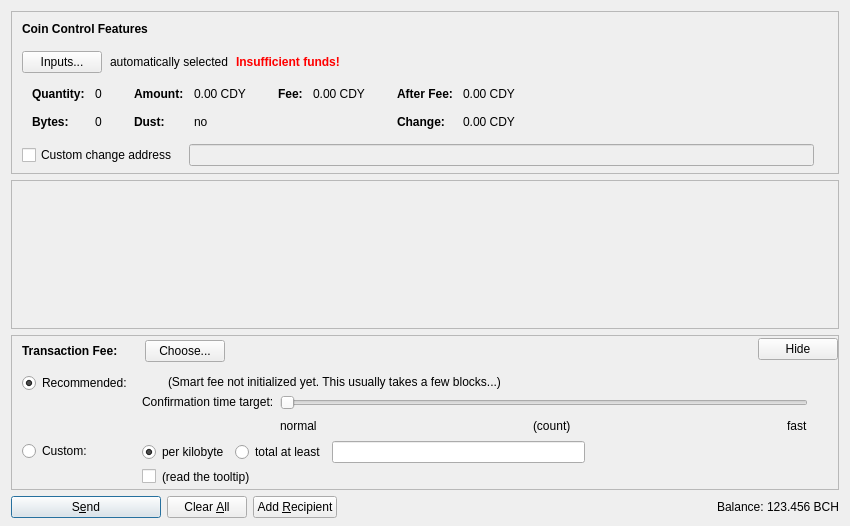
<?xml version="1.0" encoding="UTF-8"?>
<ui version="4.0">
 <class>SendCoinsDialog</class>
 <widget class="QDialog" name="SendCoinsDialog">
  <property name="geometry">
   <rect>
    <x>0</x>
    <y>0</y>
    <width>850</width>
    <height>526</height>
   </rect>
  </property>
  <property name="windowTitle">
   <string>Send Coins</string>
  </property>
  <layout class="QVBoxLayout" name="verticalLayout" stretch="0,1,0,0">
   <property name="bottomMargin">
    <number>8</number>
   </property>
   <item>
    <widget class="QFrame" name="frameCoinControl">
     <property name="sizePolicy">
      <sizepolicy hsizetype="Expanding" vsizetype="Expanding">
       <horstretch>0</horstretch>
       <verstretch>0</verstretch>
      </sizepolicy>
     </property>
     <property name="maximumSize">
      <size>
       <width>16777215</width>
       <height>16777215</height>
      </size>
     </property>
     <property name="frameShape">
      <enum>QFrame::StyledPanel</enum>
     </property>
     <property name="frameShadow">
      <enum>QFrame::Sunken</enum>
     </property>
     <layout class="QVBoxLayout" name="verticalLayoutCoinControl2">
      <property name="spacing">
       <number>0</number>
      </property>
      <property name="leftMargin">
       <number>0</number>
      </property>
      <property name="topMargin">
       <number>0</number>
      </property>
      <property name="rightMargin">
       <number>0</number>
      </property>
      <property name="bottomMargin">
       <number>6</number>
      </property>
      <item>
       <layout class="QVBoxLayout" name="verticalLayoutCoinControl" stretch="0,0,0,0,1">
        <property name="spacing">
         <number>0</number>
        </property>
        <property name="leftMargin">
         <number>10</number>
        </property>
        <property name="topMargin">
         <number>10</number>
        </property>
        <item>
         <layout class="QHBoxLayout" name="horizontalLayoutCoinControl1">
          <property name="bottomMargin">
           <number>15</number>
          </property>
          <item>
           <widget class="QLabel" name="labelCoinControlFeatures">
            <property name="sizePolicy">
             <sizepolicy hsizetype="Preferred" vsizetype="Maximum">
              <horstretch>0</horstretch>
              <verstretch>0</verstretch>
             </sizepolicy>
            </property>
            <property name="font">
             <font>
              <weight>75</weight>
              <bold>true</bold>
             </font>
            </property>
            <property name="styleSheet">
             <string notr="true">font-weight:bold;</string>
            </property>
            <property name="text">
             <string>Coin Control Features</string>
            </property>
           </widget>
          </item>
         </layout>
        </item>
        <item>
         <layout class="QHBoxLayout" name="horizontalLayoutCoinControl2" stretch="0,0,0,0">
          <property name="spacing">
           <number>8</number>
          </property>
          <property name="bottomMargin">
           <number>10</number>
          </property>
          <item>
           <widget class="QPushButton" name="pushButtonCoinControl">
            <property name="styleSheet">
             <string notr="true"/>
            </property>
            <property name="text">
             <string>Inputs...</string>
            </property>
            <property name="autoDefault">
             <bool>false</bool>
            </property>
           </widget>
          </item>
          <item>
           <widget class="QLabel" name="labelCoinControlAutomaticallySelected">
            <property name="text">
             <string>automatically selected</string>
            </property>
            <property name="margin">
             <number>5</number>
            </property>
           </widget>
          </item>
          <item>
           <widget class="QLabel" name="labelCoinControlInsuffFunds">
            <property name="font">
             <font>
              <weight>75</weight>
              <bold>true</bold>
             </font>
            </property>
            <property name="styleSheet">
             <string notr="true">color:red;font-weight:bold;</string>
            </property>
            <property name="text">
             <string>Insufficient funds!</string>
            </property>
            <property name="margin">
             <number>5</number>
            </property>
           </widget>
          </item>
          <item>
           <spacer name="horizontalSpacerCoinControl">
            <property name="orientation">
             <enum>Qt::Horizontal</enum>
            </property>
            <property name="sizeHint" stdset="0">
             <size>
              <width>40</width>
              <height>1</height>
             </size>
            </property>
           </spacer>
          </item>
         </layout>
        </item>
        <item>
         <widget class="QWidget" name="widgetCoinControl" native="true">
          <property name="sizePolicy">
           <sizepolicy hsizetype="Preferred" vsizetype="Preferred">
            <horstretch>0</horstretch>
            <verstretch>0</verstretch>
           </sizepolicy>
          </property>
          <property name="minimumSize">
           <size>
            <width>0</width>
            <height>0</height>
           </size>
          </property>
          <property name="styleSheet">
           <string notr="true"/>
          </property>
          <layout class="QHBoxLayout" name="horizontalLayoutCoinControl5">
           <property name="leftMargin">
            <number>0</number>
           </property>
           <property name="topMargin">
            <number>0</number>
           </property>
           <property name="rightMargin">
            <number>0</number>
           </property>
           <property name="bottomMargin">
            <number>0</number>
           </property>
           <item>
            <layout class="QHBoxLayout" name="horizontalLayoutCoinControl3" stretch="0,0,0,1">
             <property name="spacing">
              <number>20</number>
             </property>
             <property name="topMargin">
              <number>0</number>
             </property>
             <property name="bottomMargin">
              <number>10</number>
             </property>
             <item>
              <layout class="QFormLayout" name="formLayoutCoinControl1">
               <property name="horizontalSpacing">
                <number>10</number>
               </property>
               <property name="verticalSpacing">
                <number>14</number>
               </property>
               <property name="leftMargin">
                <number>10</number>
               </property>
               <property name="topMargin">
                <number>4</number>
               </property>
               <property name="rightMargin">
                <number>6</number>
               </property>
               <item row="0" column="0">
                <widget class="QLabel" name="labelCoinControlQuantityText">
                 <property name="font">
                  <font>
                   <weight>75</weight>
                   <bold>true</bold>
                  </font>
                 </property>
                 <property name="text">
                  <string>Quantity:</string>
                 </property>
                 <property name="margin">
                  <number>0</number>
                 </property>
                </widget>
               </item>
               <item row="0" column="1">
                <widget class="QLabel" name="labelCoinControlQuantity">
                 <property name="cursor">
                  <cursorShape>IBeamCursor</cursorShape>
                 </property>
                 <property name="contextMenuPolicy">
                  <enum>Qt::ActionsContextMenu</enum>
                 </property>
                 <property name="text">
                  <string notr="true">0</string>
                 </property>
                 <property name="margin">
                  <number>0</number>
                 </property>
                 <property name="textInteractionFlags">
                  <set>Qt::LinksAccessibleByMouse|Qt::TextSelectableByKeyboard|Qt::TextSelectableByMouse</set>
                 </property>
                </widget>
               </item>
               <item row="1" column="0">
                <widget class="QLabel" name="labelCoinControlBytesText">
                 <property name="font">
                  <font>
                   <weight>75</weight>
                   <bold>true</bold>
                  </font>
                 </property>
                 <property name="text">
                  <string>Bytes:</string>
                 </property>
                </widget>
               </item>
               <item row="1" column="1">
                <widget class="QLabel" name="labelCoinControlBytes">
                 <property name="cursor">
                  <cursorShape>IBeamCursor</cursorShape>
                 </property>
                 <property name="contextMenuPolicy">
                  <enum>Qt::ActionsContextMenu</enum>
                 </property>
                 <property name="text">
                  <string notr="true">0</string>
                 </property>
                 <property name="textInteractionFlags">
                  <set>Qt::LinksAccessibleByMouse|Qt::TextSelectableByKeyboard|Qt::TextSelectableByMouse</set>
                 </property>
                </widget>
               </item>
              </layout>
             </item>
             <item>
              <layout class="QFormLayout" name="formLayoutCoinControl2">
               <property name="horizontalSpacing">
                <number>10</number>
               </property>
               <property name="verticalSpacing">
                <number>14</number>
               </property>
               <property name="leftMargin">
                <number>6</number>
               </property>
               <property name="topMargin">
                <number>4</number>
               </property>
               <property name="rightMargin">
                <number>6</number>
               </property>
               <item row="0" column="0">
                <widget class="QLabel" name="labelCoinControlAmountText">
                 <property name="font">
                  <font>
                   <weight>75</weight>
                   <bold>true</bold>
                  </font>
                 </property>
                 <property name="text">
                  <string>Amount:</string>
                 </property>
                 <property name="margin">
                  <number>0</number>
                 </property>
                </widget>
               </item>
               <item row="0" column="1">
                <widget class="QLabel" name="labelCoinControlAmount">
                 <property name="cursor">
                  <cursorShape>IBeamCursor</cursorShape>
                 </property>
                 <property name="contextMenuPolicy">
                  <enum>Qt::ActionsContextMenu</enum>
                 </property>
                 <property name="text">
                  <string notr="true">0.00 CDY</string>
                 </property>
                 <property name="textInteractionFlags">
                  <set>Qt::LinksAccessibleByMouse|Qt::TextSelectableByKeyboard|Qt::TextSelectableByMouse</set>
                 </property>
                </widget>
               </item>
               <item row="1" column="0">
                <widget class="QLabel" name="labelCoinControlLowOutputText">
                 <property name="font">
                  <font>
                   <weight>75</weight>
                   <bold>true</bold>
                  </font>
                 </property>
                 <property name="text">
                  <string>Dust:</string>
                 </property>
                </widget>
               </item>
               <item row="1" column="1">
                <widget class="QLabel" name="labelCoinControlLowOutput">
                 <property name="cursor">
                  <cursorShape>IBeamCursor</cursorShape>
                 </property>
                 <property name="contextMenuPolicy">
                  <enum>Qt::ActionsContextMenu</enum>
                 </property>
                 <property name="text">
                  <string notr="true">no</string>
                 </property>
                 <property name="textInteractionFlags">
                  <set>Qt::LinksAccessibleByMouse|Qt::TextSelectableByKeyboard|Qt::TextSelectableByMouse</set>
                 </property>
                </widget>
               </item>
              </layout>
             </item>
             <item>
              <layout class="QFormLayout" name="formLayoutCoinControl3">
               <property name="horizontalSpacing">
                <number>10</number>
               </property>
               <property name="verticalSpacing">
                <number>14</number>
               </property>
               <property name="leftMargin">
                <number>6</number>
               </property>
               <property name="topMargin">
                <number>4</number>
               </property>
               <property name="rightMargin">
                <number>6</number>
               </property>
               <item row="0" column="0">
                <widget class="QLabel" name="labelCoinControlFeeText">
                 <property name="font">
                  <font>
                   <weight>75</weight>
                   <bold>true</bold>
                  </font>
                 </property>
                 <property name="text">
                  <string>Fee:</string>
                 </property>
                 <property name="margin">
                  <number>0</number>
                 </property>
                </widget>
               </item>
               <item row="0" column="1">
                <widget class="QLabel" name="labelCoinControlFee">
                 <property name="cursor">
                  <cursorShape>IBeamCursor</cursorShape>
                 </property>
                 <property name="contextMenuPolicy">
                  <enum>Qt::ActionsContextMenu</enum>
                 </property>
                 <property name="text">
                  <string notr="true">0.00 CDY</string>
                 </property>
                 <property name="textInteractionFlags">
                  <set>Qt::LinksAccessibleByMouse|Qt::TextSelectableByKeyboard|Qt::TextSelectableByMouse</set>
                 </property>
                </widget>
               </item>
              </layout>
             </item>
             <item>
              <layout class="QFormLayout" name="formLayoutCoinControl4">
               <property name="horizontalSpacing">
                <number>10</number>
               </property>
               <property name="verticalSpacing">
                <number>14</number>
               </property>
               <property name="leftMargin">
                <number>6</number>
               </property>
               <property name="topMargin">
                <number>4</number>
               </property>
               <property name="rightMargin">
                <number>6</number>
               </property>
               <item row="0" column="0">
                <widget class="QLabel" name="labelCoinControlAfterFeeText">
                 <property name="font">
                  <font>
                   <weight>75</weight>
                   <bold>true</bold>
                  </font>
                 </property>
                 <property name="text">
                  <string>After Fee:</string>
                 </property>
                 <property name="margin">
                  <number>0</number>
                 </property>
                </widget>
               </item>
               <item row="0" column="1">
                <widget class="QLabel" name="labelCoinControlAfterFee">
                 <property name="cursor">
                  <cursorShape>IBeamCursor</cursorShape>
                 </property>
                 <property name="contextMenuPolicy">
                  <enum>Qt::ActionsContextMenu</enum>
                 </property>
                 <property name="text">
                  <string notr="true">0.00 CDY</string>
                 </property>
                 <property name="textInteractionFlags">
                  <set>Qt::LinksAccessibleByMouse|Qt::TextSelectableByKeyboard|Qt::TextSelectableByMouse</set>
                 </property>
                </widget>
               </item>
               <item row="1" column="0">
                <widget class="QLabel" name="labelCoinControlChangeText">
                 <property name="font">
                  <font>
                   <weight>75</weight>
                   <bold>true</bold>
                  </font>
                 </property>
                 <property name="text">
                  <string>Change:</string>
                 </property>
                </widget>
               </item>
               <item row="1" column="1">
                <widget class="QLabel" name="labelCoinControlChange">
                 <property name="cursor">
                  <cursorShape>IBeamCursor</cursorShape>
                 </property>
                 <property name="contextMenuPolicy">
                  <enum>Qt::ActionsContextMenu</enum>
                 </property>
                 <property name="text">
                  <string notr="true">0.00 CDY</string>
                 </property>
                 <property name="textInteractionFlags">
                  <set>Qt::LinksAccessibleByMouse|Qt::TextSelectableByKeyboard|Qt::TextSelectableByMouse</set>
                 </property>
                </widget>
               </item>
              </layout>
             </item>
            </layout>
           </item>
          </layout>
         </widget>
        </item>
        <item>
         <layout class="QHBoxLayout" name="horizontalLayoutCoinControl4" stretch="0,0,0">
          <property name="spacing">
           <number>12</number>
          </property>
          <property name="sizeConstraint">
           <enum>QLayout::SetDefaultConstraint</enum>
          </property>
          <property name="topMargin">
           <number>5</number>
          </property>
          <property name="rightMargin">
           <number>5</number>
          </property>
          <item>
           <widget class="QCheckBox" name="checkBoxCoinControlChange">
            <property name="toolTip">
             <string>If this is activated, but the change address is empty or invalid, change will be sent to a newly generated address.</string>
            </property>
            <property name="text">
             <string>Custom change address</string>
            </property>
           </widget>
          </item>
          <item>
           <widget class="QValidatedLineEdit" name="lineEditCoinControlChange">
            <property name="enabled">
             <bool>false</bool>
            </property>
            <property name="sizePolicy">
             <sizepolicy hsizetype="Expanding" vsizetype="Fixed">
              <horstretch>0</horstretch>
              <verstretch>0</verstretch>
             </sizepolicy>
            </property>
           </widget>
          </item>
          <item>
           <widget class="QLabel" name="labelCoinControlChangeLabel">
            <property name="sizePolicy">
             <sizepolicy hsizetype="Preferred" vsizetype="Expanding">
              <horstretch>0</horstretch>
              <verstretch>0</verstretch>
             </sizepolicy>
            </property>
            <property name="minimumSize">
             <size>
              <width>0</width>
              <height>0</height>
             </size>
            </property>
            <property name="text">
             <string/>
            </property>
            <property name="margin">
             <number>3</number>
            </property>
           </widget>
          </item>
         </layout>
        </item>
        <item>
         <spacer name="verticalSpacerCoinControl">
          <property name="orientation">
           <enum>Qt::Vertical</enum>
          </property>
          <property name="sizeHint" stdset="0">
           <size>
            <width>800</width>
            <height>1</height>
           </size>
          </property>
         </spacer>
        </item>
       </layout>
      </item>
     </layout>
    </widget>
   </item>
   <item>
    <widget class="QScrollArea" name="scrollArea">
     <property name="widgetResizable">
      <bool>true</bool>
     </property>
     <widget class="QWidget" name="scrollAreaWidgetContents">
      <property name="geometry">
       <rect>
        <x>0</x>
        <y>0</y>
        <width>830</width>
        <height>104</height>
       </rect>
      </property>
      <layout class="QVBoxLayout" name="verticalLayout_2" stretch="0,1">
       <property name="leftMargin">
        <number>0</number>
       </property>
       <property name="topMargin">
        <number>0</number>
       </property>
       <property name="rightMargin">
        <number>0</number>
       </property>
       <property name="bottomMargin">
        <number>0</number>
       </property>
       <item>
        <layout class="QVBoxLayout" name="entries">
         <property name="spacing">
          <number>6</number>
         </property>
        </layout>
       </item>
       <item>
        <spacer name="verticalSpacer">
         <property name="orientation">
          <enum>Qt::Vertical</enum>
         </property>
         <property name="sizeHint" stdset="0">
          <size>
           <width>20</width>
           <height>40</height>
          </size>
         </property>
        </spacer>
       </item>
      </layout>
     </widget>
    </widget>
   </item>
   <item>
    <widget class="QFrame" name="frameFee">
     <property name="sizePolicy">
      <sizepolicy hsizetype="Expanding" vsizetype="Expanding">
       <horstretch>0</horstretch>
       <verstretch>0</verstretch>
      </sizepolicy>
     </property>
     <property name="maximumSize">
      <size>
       <width>16777215</width>
       <height>16777215</height>
      </size>
     </property>
     <property name="frameShape">
      <enum>QFrame::StyledPanel</enum>
     </property>
     <property name="frameShadow">
      <enum>QFrame::Sunken</enum>
     </property>
     <layout class="QVBoxLayout" name="verticalLayoutFee1">
      <property name="spacing">
       <number>0</number>
      </property>
      <property name="leftMargin">
       <number>0</number>
      </property>
      <property name="topMargin">
       <number>0</number>
      </property>
      <property name="rightMargin">
       <number>0</number>
      </property>
      <property name="bottomMargin">
       <number>0</number>
      </property>
      <item>
       <layout class="QVBoxLayout" name="verticalLayoutFee2" stretch="0,0,0">
        <property name="spacing">
         <number>0</number>
        </property>
        <property name="leftMargin">
         <number>10</number>
        </property>
        <property name="topMargin">
         <number>0</number>
        </property>
        <item>
         <layout class="QHBoxLayout" name="horizontalLayoutFee1">
          <property name="bottomMargin">
           <number>0</number>
          </property>
          <item>
           <layout class="QVBoxLayout" name="verticalLayoutFee7">
            <property name="spacing">
             <number>0</number>
            </property>
            <item>
             <spacer name="verticalSpacerSmartFee">
              <property name="orientation">
               <enum>Qt::Vertical</enum>
              </property>
              <property name="sizeType">
               <enum>QSizePolicy::Fixed</enum>
              </property>
              <property name="sizeHint" stdset="0">
               <size>
                <width>1</width>
                <height>4</height>
               </size>
              </property>
             </spacer>
            </item>
            <item>
             <layout class="QHBoxLayout" name="horizontalLayoutSmartFee">
              <property name="spacing">
               <number>10</number>
              </property>
              <item>
               <widget class="QLabel" name="labelFeeHeadline">
                <property name="sizePolicy">
                 <sizepolicy hsizetype="Preferred" vsizetype="Maximum">
                  <horstretch>0</horstretch>
                  <verstretch>0</verstretch>
                 </sizepolicy>
                </property>
                <property name="font">
                 <font>
                  <weight>75</weight>
                  <bold>true</bold>
                 </font>
                </property>
                <property name="styleSheet">
                 <string notr="true">font-weight:bold;</string>
                </property>
                <property name="text">
                 <string>Transaction Fee:</string>
                </property>
               </widget>
              </item>
              <item>
               <widget class="QLabel" name="labelFeeMinimized">
                <property name="text">
                 <string/>
                </property>
               </widget>
              </item>
              <item>
               <widget class="QPushButton" name="buttonChooseFee">
                <property name="text">
                 <string>Choose...</string>
                </property>
               </widget>
              </item>
             </layout>
            </item>
            <item>
             <spacer name="verticalSpacer_5">
              <property name="orientation">
               <enum>Qt::Vertical</enum>
              </property>
              <property name="sizeHint" stdset="0">
               <size>
                <width>1</width>
                <height>1</height>
               </size>
              </property>
             </spacer>
            </item>
           </layout>
          </item>
          <item>
           <spacer name="horizontalSpacer_4">
            <property name="orientation">
             <enum>Qt::Horizontal</enum>
            </property>
            <property name="sizeHint" stdset="0">
             <size>
              <width>40</width>
              <height>20</height>
             </size>
            </property>
           </spacer>
          </item>
          <item>
           <widget class="QPushButton" name="buttonMinimizeFee">
            <property name="toolTip">
             <string>collapse fee-settings</string>
            </property>
            <property name="text">
             <string>Hide</string>
            </property>
           </widget>
          </item>
         </layout>
        </item>
        <item>
         <widget class="QFrame" name="frameFeeSelection">
          <layout class="QVBoxLayout" name="verticalLayoutFee12">
           <property name="spacing">
            <number>0</number>
           </property>
           <property name="leftMargin">
            <number>0</number>
           </property>
           <property name="topMargin">
            <number>0</number>
           </property>
           <property name="rightMargin">
            <number>0</number>
           </property>
           <property name="bottomMargin">
            <number>0</number>
           </property>
           <item>
            <layout class="QGridLayout" name="gridLayoutFee">
             <property name="topMargin">
              <number>10</number>
             </property>
             <property name="bottomMargin">
              <number>4</number>
             </property>
             <property name="horizontalSpacing">
              <number>10</number>
             </property>
             <property name="verticalSpacing">
              <number>4</number>
             </property>
             <item row="1" column="1">
              <layout class="QVBoxLayout" name="verticalLayoutFee8">
               <property name="spacing">
                <number>6</number>
               </property>
               <item>
                <layout class="QHBoxLayout" name="horizontalLayoutFee13">
                 <item>
                  <widget class="QRadioButton" name="radioCustomPerKilobyte">
                   <property name="toolTip">
                    <string>If the custom fee is set to 1000 satoshis and the transaction is only 250 bytes, then &quot;per kilobyte&quot; only pays 250 satoshis in fee, while &quot;total at least&quot; pays 1000 satoshis. For transactions bigger than a kilobyte both pay by kilobyte.</string>
                   </property>
                   <property name="text">
                    <string>per kilobyte</string>
                   </property>
                   <property name="checked">
                    <bool>true</bool>
                   </property>
                   <attribute name="buttonGroup">
                    <string notr="true">groupCustomFee</string>
                   </attribute>
                  </widget>
                 </item>
                 <item>
                  <widget class="QRadioButton" name="radioCustomAtLeast">
                   <property name="toolTip">
                    <string>If the custom fee is set to 1000 satoshis and the transaction is only 250 bytes, then &quot;per kilobyte&quot; only pays 250 satoshis in fee, while &quot;total at least&quot; pays 1000 satoshis. For transactions bigger than a kilobyte both pay by kilobyte.</string>
                   </property>
                   <property name="text">
                    <string>total at least</string>
                   </property>
                   <attribute name="buttonGroup">
                    <string notr="true">groupCustomFee</string>
                   </attribute>
                  </widget>
                 </item>
                 <item>
                  <widget class="BitcoinAmountField" name="customFee"/>
                 </item>
                 <item>
                  <spacer name="horizontalSpacer_6">
                   <property name="orientation">
                    <enum>Qt::Horizontal</enum>
                   </property>
                   <property name="sizeHint" stdset="0">
                    <size>
                     <width>1</width>
                     <height>1</height>
                    </size>
                   </property>
                  </spacer>
                 </item>
                </layout>
               </item>
               <item>
                <layout class="QHBoxLayout" name="horizontalLayoutFee8">
                 <item>
                  <widget class="QCheckBox" name="checkBoxMinimumFee">
                   <property name="toolTip">
                    <string>Paying only the minimum fee is just fine as long as there is less transaction volume than space in the blocks. But be aware that this can end up in a never confirming transaction once there is more demand for bitcoin transactions than the network can process.</string>
                   </property>
                   <property name="text">
                    <string/>
                   </property>
                  </widget>
                 </item>
                 <item>
                  <widget class="QLabel" name="labelMinFeeWarning">
                   <property name="enabled">
                    <bool>true</bool>
                   </property>
                   <property name="toolTip">
                    <string>Paying only the minimum fee is just fine as long as there is less transaction volume than space in the blocks. But be aware that this can end up in a never confirming transaction once there is more demand for bitcoin transactions than the network can process.</string>
                   </property>
                   <property name="text">
                    <string>(read the tooltip)</string>
                   </property>
                   <property name="margin">
                    <number>5</number>
                   </property>
                  </widget>
                 </item>
                 <item>
                  <spacer name="horizontalSpacer_2">
                   <property name="orientation">
                    <enum>Qt::Horizontal</enum>
                   </property>
                   <property name="sizeHint" stdset="0">
                    <size>
                     <width>1</width>
                     <height>1</height>
                    </size>
                   </property>
                  </spacer>
                 </item>
                </layout>
               </item>
              </layout>
             </item>
             <item row="0" column="0">
              <layout class="QVBoxLayout" name="verticalLayoutFee4" stretch="0,1">
               <item>
                <widget class="QRadioButton" name="radioSmartFee">
                 <property name="text">
                  <string>Recommended:</string>
                 </property>
                 <property name="checked">
                  <bool>true</bool>
                 </property>
                 <attribute name="buttonGroup">
                  <string notr="true">groupFee</string>
                 </attribute>
                </widget>
               </item>
               <item>
                <spacer name="verticalSpacer_2">
                 <property name="orientation">
                  <enum>Qt::Vertical</enum>
                 </property>
                 <property name="sizeHint" stdset="0">
                  <size>
                   <width>1</width>
                   <height>1</height>
                  </size>
                 </property>
                </spacer>
               </item>
              </layout>
             </item>
             <item row="1" column="0">
              <layout class="QVBoxLayout" name="verticalLayoutFee9" stretch="0,1">
               <item>
                <widget class="QRadioButton" name="radioCustomFee">
                 <property name="text">
                  <string>Custom:</string>
                 </property>
                 <attribute name="buttonGroup">
                  <string notr="true">groupFee</string>
                 </attribute>
                </widget>
               </item>
               <item>
                <spacer name="verticalSpacer_6">
                 <property name="orientation">
                  <enum>Qt::Vertical</enum>
                 </property>
                 <property name="sizeHint" stdset="0">
                  <size>
                   <width>1</width>
                   <height>1</height>
                  </size>
                 </property>
                </spacer>
               </item>
              </layout>
             </item>
             <item row="0" column="1">
              <layout class="QVBoxLayout" name="verticalLayoutFee3" stretch="0,0,1">
               <property name="spacing">
                <number>6</number>
               </property>
               <property name="topMargin">
                <number>2</number>
               </property>
               <item>
                <layout class="QHBoxLayout" name="horizontalLayoutFee12">
                 <item>
                  <widget class="QLabel" name="labelSmartFee">
                   <property name="text">
                    <string/>
                   </property>
                   <property name="margin">
                    <number>2</number>
                   </property>
                  </widget>
                 </item>
                 <item>
                  <widget class="QLabel" name="labelFeeEstimation">
                   <property name="text">
                    <string/>
                   </property>
                  </widget>
                 </item>
                 <item>
                  <widget class="QLabel" name="labelSmartFee2">
                   <property name="text">
                    <string>(Smart fee not initialized yet. This usually takes a few blocks...)</string>
                   </property>
                   <property name="margin">
                    <number>2</number>
                   </property>
                  </widget>
                 </item>
                 <item>
                  <spacer name="horizontalSpacer_5">
                   <property name="orientation">
                    <enum>Qt::Horizontal</enum>
                   </property>
                   <property name="sizeHint" stdset="0">
                    <size>
                     <width>1</width>
                     <height>1</height>
                    </size>
                   </property>
                  </spacer>
                 </item>
                </layout>
               </item>
               <item>
                <layout class="QHBoxLayout" name="horizontalLayoutFee9">
                 <item>
                  <layout class="QVBoxLayout" name="verticalLayoutFee6">
                   <item>
                    <widget class="QLabel" name="labelSmartFee3">
                     <property name="text">
                      <string>Confirmation time target:</string>
                     </property>
                     <property name="margin">
                      <number>2</number>
                     </property>
                    </widget>
                   </item>
                   <item>
                    <spacer name="verticalSpacer_3">
                     <property name="orientation">
                      <enum>Qt::Vertical</enum>
                     </property>
                     <property name="sizeHint" stdset="0">
                      <size>
                       <width>1</width>
                       <height>1</height>
                      </size>
                     </property>
                    </spacer>
                   </item>
                  </layout>
                 </item>
                 <item>
                  <layout class="QVBoxLayout" name="verticalLayoutFee5">
                   <property name="rightMargin">
                    <number>30</number>
                   </property>
                   <item>
                    <widget class="QSlider" name="sliderSmartFee">
                     <property name="minimum">
                      <number>0</number>
                     </property>
                     <property name="maximum">
                      <number>23</number>
                     </property>
                     <property name="pageStep">
                      <number>1</number>
                     </property>
                     <property name="value">
                      <number>0</number>
                     </property>
                     <property name="orientation">
                      <enum>Qt::Horizontal</enum>
                     </property>
                     <property name="invertedAppearance">
                      <bool>false</bool>
                     </property>
                     <property name="invertedControls">
                      <bool>false</bool>
                     </property>
                     <property name="tickPosition">
                      <enum>QSlider::NoTicks</enum>
                     </property>
                    </widget>
                   </item>
                   <item>
                    <layout class="QHBoxLayout" name="horizontalLayoutFee10">
                     <item>
                      <widget class="QLabel" name="labelSmartFeeNormal">
                       <property name="text">
                        <string>normal</string>
                       </property>
                      </widget>
                     </item>
                     <item>
                      <spacer name="horizontalSpacer_7">
                       <property name="orientation">
                        <enum>Qt::Horizontal</enum>
                       </property>
                       <property name="sizeHint" stdset="0">
                        <size>
                         <width>40</width>
                         <height>20</height>
                        </size>
                       </property>
                      </spacer>
                     </item>
                     <item>
                      <widget class="QLabel" name="confirmationTargetLabel">
                       <property name="text">
                        <string notr="true">(count)</string>
                       </property>
                      </widget>
                     </item>
                     <item>
                      <spacer name="horizontalSpacer_3">
                       <property name="orientation">
                        <enum>Qt::Horizontal</enum>
                       </property>
                       <property name="sizeHint" stdset="0">
                        <size>
                         <width>40</width>
                         <height>20</height>
                        </size>
                       </property>
                      </spacer>
                     </item>
                     <item>
                      <widget class="QLabel" name="labelSmartFeeFast">
                       <property name="text">
                        <string>fast</string>
                       </property>
                      </widget>
                     </item>
                    </layout>
                   </item>
                  </layout>
                 </item>
                </layout>
               </item>
               <item>
                <spacer name="verticalSpacer_4">
                 <property name="orientation">
                  <enum>Qt::Vertical</enum>
                 </property>
                 <property name="sizeHint" stdset="0">
                  <size>
                   <width>1</width>
                   <height>1</height>
                  </size>
                 </property>
                </spacer>
               </item>
              </layout>
             </item>
            </layout>
           </item>
          </layout>
         </widget>
        </item>
        <item>
         <spacer name="verticalSpacerFee">
          <property name="orientation">
           <enum>Qt::Vertical</enum>
          </property>
          <property name="sizeHint" stdset="0">
           <size>
            <width>800</width>
            <height>1</height>
           </size>
          </property>
         </spacer>
        </item>
       </layout>
      </item>
     </layout>
    </widget>
   </item>
   <item>
    <layout class="QHBoxLayout" name="horizontalLayout">
     <item>
      <widget class="QPushButton" name="sendButton">
       <property name="minimumSize">
        <size>
         <width>150</width>
         <height>0</height>
        </size>
       </property>
       <property name="toolTip">
        <string>Confirm the send action</string>
       </property>
       <property name="text">
        <string>S&amp;end</string>
       </property>
       <property name="icon">
        <iconset resource="../bitcoin.qrc">
         <normaloff>:/icons/send</normaloff>:/icons/send</iconset>
       </property>
       <property name="autoDefault">
        <bool>false</bool>
       </property>
       <property name="default">
        <bool>true</bool>
       </property>
      </widget>
     </item>
     <item>
      <widget class="QPushButton" name="clearButton">
       <property name="sizePolicy">
        <sizepolicy hsizetype="Minimum" vsizetype="Fixed">
         <horstretch>0</horstretch>
         <verstretch>0</verstretch>
        </sizepolicy>
       </property>
       <property name="toolTip">
        <string>Clear all fields of the form.</string>
       </property>
       <property name="text">
        <string>Clear &amp;All</string>
       </property>
       <property name="icon">
        <iconset resource="../bitcoin.qrc">
         <normaloff>:/icons/remove</normaloff>:/icons/remove</iconset>
       </property>
       <property name="autoDefault">
        <bool>false</bool>
       </property>
      </widget>
     </item>
     <item>
      <widget class="QPushButton" name="addButton">
       <property name="toolTip">
        <string>Send to multiple recipients at once</string>
       </property>
       <property name="text">
        <string>Add &amp;Recipient</string>
       </property>
       <property name="icon">
        <iconset resource="../bitcoin.qrc">
         <normaloff>:/icons/add</normaloff>:/icons/add</iconset>
       </property>
       <property name="autoDefault">
        <bool>false</bool>
       </property>
      </widget>
     </item>
     <item>
      <spacer name="horizontalSpacer">
       <property name="orientation">
        <enum>Qt::Horizontal</enum>
       </property>
       <property name="sizeHint" stdset="0">
        <size>
         <width>40</width>
         <height>20</height>
        </size>
       </property>
      </spacer>
     </item>
     <item>
      <layout class="QHBoxLayout" name="horizontalLayout_2">
       <property name="spacing">
        <number>3</number>
       </property>
       <item>
        <widget class="QLabel" name="label">
         <property name="sizePolicy">
          <sizepolicy hsizetype="Preferred" vsizetype="Fixed">
           <horstretch>0</horstretch>
           <verstretch>0</verstretch>
          </sizepolicy>
         </property>
         <property name="text">
          <string>Balance:</string>
         </property>
        </widget>
       </item>
       <item>
        <widget class="QLabel" name="labelBalance">
         <property name="sizePolicy">
          <sizepolicy hsizetype="Preferred" vsizetype="Fixed">
           <horstretch>0</horstretch>
           <verstretch>0</verstretch>
          </sizepolicy>
         </property>
         <property name="cursor">
          <cursorShape>IBeamCursor</cursorShape>
         </property>
         <property name="text">
          <string notr="true">123.456 BCH</string>
         </property>
         <property name="textInteractionFlags">
          <set>Qt::LinksAccessibleByMouse|Qt::TextSelectableByKeyboard|Qt::TextSelectableByMouse</set>
         </property>
        </widget>
       </item>
      </layout>
     </item>
    </layout>
   </item>
  </layout>
 </widget>
 <customwidgets>
  <customwidget>
   <class>QValidatedLineEdit</class>
   <extends>QLineEdit</extends>
   <header>qvalidatedlineedit.h</header>
  </customwidget>
  <customwidget>
   <class>BitcoinAmountField</class>
   <extends>QLineEdit</extends>
   <header>bitcoinamountfield.h</header>
   <container>1</container>
  </customwidget>
 </customwidgets>
 <resources>
  <include location="../bitcoin.qrc"/>
 </resources>
 <connections/>
 <buttongroups>
  <buttongroup name="groupFee"/>
  <buttongroup name="groupCustomFee"/>
 </buttongroups>
</ui>
